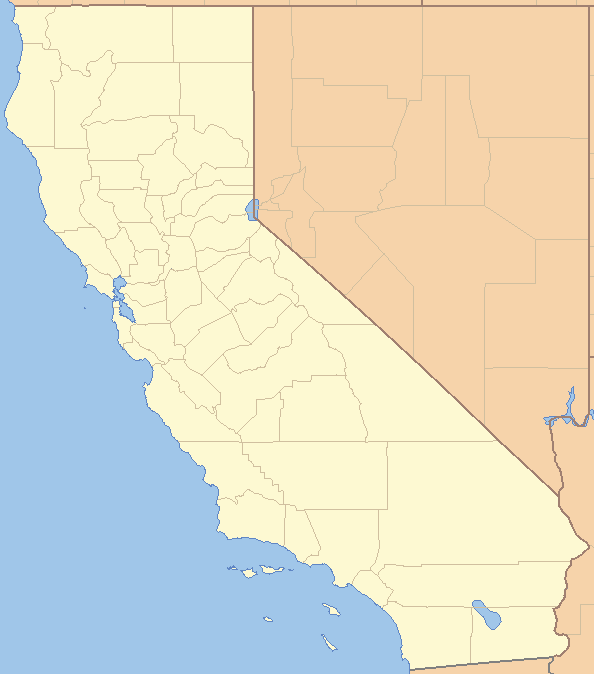
#> input picture HW1/california.png, 594 x 674 px
$ jupyter execute --allow-errors H1P2T1_kmeans_SloanAtkins.ipynb   (shell and % lines are left out)
#> lines starting #> are read from the running program, lines starting #| are printed output that depends on the picture
## Homework 1 Part 2 Task 1

You will apply k-means clustering to analyze housing data <br>
In general, to do clustering, we need <br>
(1) feature vectors of objects <br>
(2) a distance measure (or a similarity measure) <br>
The result may vary if you change (1) and/or (2) <br>
In standard k-means, L2 norm based distance measure is used. <br>
Thus, k-means clustering result is largely determined by (1) <br>
In this task, you will select different sets of feature components for clustering with different goals. <br>
Also, you will observe the randomness of k-means clustering. <br>
You need to read through the instructions until you see "your work begins here" <br>
This is a guided-task: <br>
You may see the output of a code cell and then figure out the code in that cell. <br>
In each code cell, there are instructions to help you. <br>
This is a very efficient and effective way to learn how to program with sk-learn <br>
Try your best to generate similar results. However, because k-means is somewhat random, your results may be different from those provided in the file. <br>

#### First, we load the dataset
It is a table. Each row contains the information of an area in the state of california. Thus, an area in the state of california is an object in this application; a row is the "raw" feature vector of an object. Other names of a row: a data point, a data sample, an instance, an observation.

[cell 1]
#we need to import the package pandas to read data files
#we give it a new name 'pd', easy to remember and use
import pandas as pd
#the table is in the file housing.csv
housing = pd.read_csv("housing.csv")
#> (reads HW1/housing.csv from the repository)
#use head function to show the first five rows
housing.head()

[cell 2]
# type of variable 'housing' is pandas DataFrame
# it is very important to know the types of variables
# because functions may only work with specific types of variables.
type(housing)

[cell 3]
# get the general information of the DataFrame
housing.info()

[cell 4]
# get some statistics
print(housing.describe())

[cell 5]
#check to see if there is nan in the table
#nan indicates missing value
#do not worry, in this task, we will not use total_bedrooms
housing.isnull().sum()

[cell 6]
# get one column of the DataFrame
housing['ocean_proximity']

[cell 7]
# get two columns of the DataFrame
table1=housing[['longitude', 'latitude']]
table1.head()

[cell 8]
type(table1)

[cell 9]
# type of table1 is DataFrame
# functions in sk-learn may not work well with DataFrame
# often, we need to convert DataFrame to numpy array
table1=table1.values
type(table1)

[cell 10]
# it is a 2D array
table1.shape

[cell 11]
# get an element at row-i and column-j of table1
i=1; j=0
table1[i,j]

[cell 12]
# get row-0 from table1
table1[0,:]

[cell 13]
# get column-0 from table1
table1[:,0]

For more information about numpy array, see the lecture notes

[cell 14]
# show the histograms: one histogram corresponds to one column
import matplotlib.pyplot as plt
housing.hist(bins=50, figsize=(11,8))
plt.show()
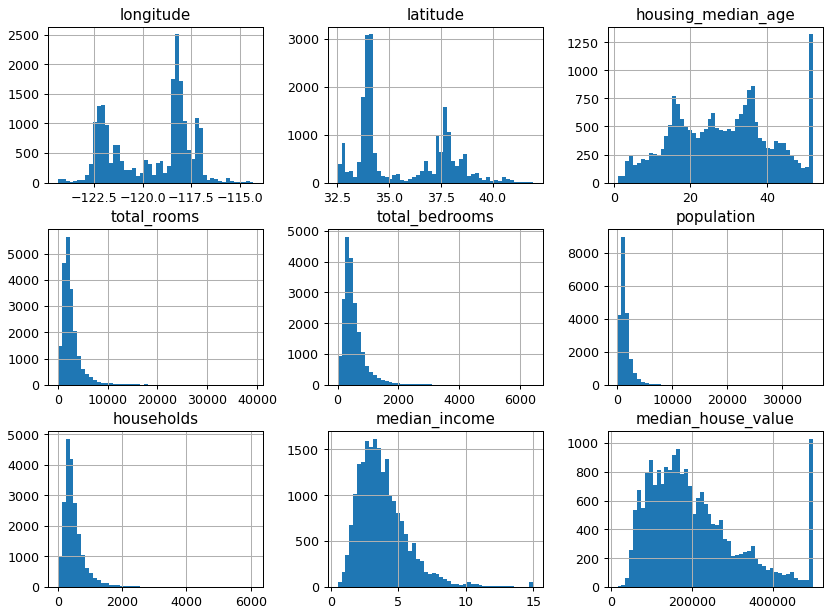
#> figure drawn by matplotlib, 9 panels; panel 1: tallest bar 2507 high, from x = -118.3 to -118.1; panel 2: tallest bar 3086 high, from x = 34.05 to 34.23; panel 3: tallest bar 1321 high, from x = 50.98 to 52; panel 4: tallest bar 5653 high, from x = 1574.7 to 2361.1

[cell 15]
#show the histogram of a column
housing["median_income"].hist()
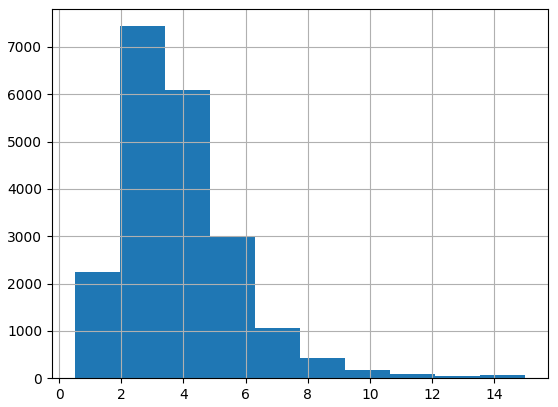
#> figure drawn by matplotlib, 1 panel; tallest bar 7436 high, from x = 1.95 to 3.4

### visualize the data points using pandas buil-in funciton plot

[cell 16]
#each dot represents an area
#the color of a dot shows the median_income in that area
#the size of a dot shows the population in that area
housing.plot(kind="scatter", x="longitude", y="latitude",
    s=housing['population']/100,
    label="population",
    c="median_income", cmap=plt.get_cmap("jet"),
    colorbar=True, alpha=0.4, figsize=(10,7),
)
plt.legend()
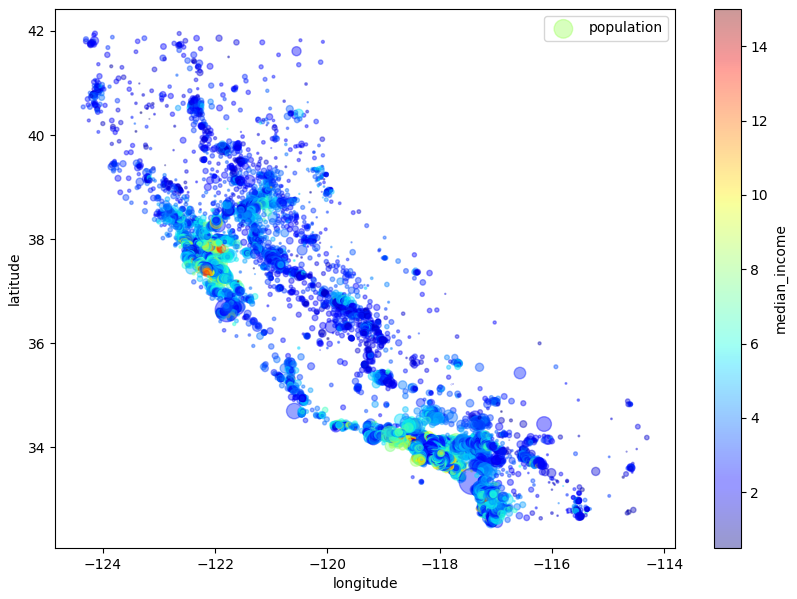
#> figure drawn by matplotlib, 2 panels

### visualize the data points on the map of california using matplotlib

[cell 17]
# the map is an image,'california.png'
# we need the function imread from the module io of the package skimage
from skimage.io import imread
#load the map
california_img=imread('california.png')
#> california_img is the input picture: shape (674, 594, 3); mean R, G, B 225, 221.3, 200.9
#show the map
plt.imshow(california_img, extent=[-124.55, -113.80, 32.45, 42.05], alpha=0.5)
#show the data points
#set the size of the dots by s=1
#set the color of the dots by color = 'b' - blue
#make the dots to be somewhat transparent by alpha=0.4
plt.scatter(x=housing['longitude'], y=housing['latitude'],
            color='b',  marker='.', s=1, alpha=0.4)
#add labels to x-axis and y-axis and set fontsize
plt.ylabel("Latitude", fontsize=14)
plt.xlabel("Longitude", fontsize=14)
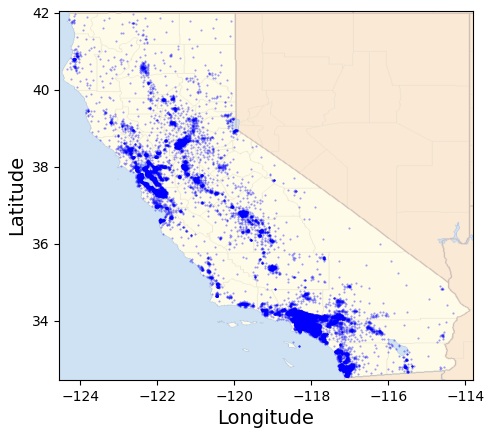
#> figure drawn by matplotlib, 1 panel

#### Handle the categorical variable "ocean_proximity"
Many machine learning algorithms only accept numerical data (numbers) not categorical data (category names). Thus, we need to convert categorical data into numerical data. <br>
In our table, we have a categorical variable "ocean_proximity". We apply one-hot encoding method (https://en.wikipedia.org/wiki/One-hot) to use numbers to represent different "ocean_proximity", which can be easily done by Pandas.

[cell 18]
housing=pd.get_dummies(housing)
housing.head()

In the new "housing" table, we see five new columns <br>
(1) ocean_proximity_<1H OCEAN <br>
(2) ocean_proximity_INLAND <br>
(3) ocean_proximity_ISLAND <br>
(4) ocean_proximity_NEAR BAY <br>
(5) ocean_proximity_NEAR OCEAN <br>
These columns are filled with 1s and 0s by the one-hot encoding method. <br>
If 'ocean_proximity' is 'NEAR BAY' in the original table, then in the new table, 'ocean_proximity_NEAR BAY' is 1 and the other variables are 0s.

## Your work begins here
complete the following 3 sub-tasks <br>
1. cluster the data points based on locations to find out spatial clusters
2. cluster the data points to find out where high/low income people live
3. run k-means several times for sub-task-2 to see if the result is stable or not (do not fix random_state).

### 1. cluster the data points based on locations
location features: longitude, latitude, ocean_proximity <br>
you may need to covert pandas DataFrame to numpy array <br>
you need to normalize the features (e.g. MinMaxScaler in sk-learn): see the lecture notes for why you need to do this.

[cell 19]
from google.colab import drive
drive.mount('/content/drive')

[cell 20]
#get a new table by selecting columns related to location
#assume the name of the new table is data1
#for example:
#    data1 = housing[['longitude', 'latitude']] to select only two columns
#    data1.head() to show the first five rows

# Select location-related columns (lon/lat + one-hot ocean_proximity)
# Minimal location table with just longitude/latitude
# Clean column names just in case

housing.columns = housing.columns.str.strip()
base = housing[['longitude', 'latitude']].copy()

if 'ocean_proximity' in housing.columns:
    dummies = pd.get_dummies(housing['ocean_proximity'],
                             prefix='ocean_proximity', dtype='int8')
else:
    dummy_cols = [c for c in housing.columns if c.startswith('ocean_proximity_')]
    dummies = housing[dummy_cols].astype('int8')

data1 = pd.concat([base, dummies], axis=1)
data1.head()

[cell 21]
#type of data1 is DataFrame
#convert DataFrame to numpy array

X = data1.to_numpy(dtype=float)

[cell 22]
#normalize data1 using MinMaxScaler in sk-learn
#assume that data1n is the name of the normalized data1
#    data1 -> normlaization -> data1n
#use fit_transform of MinMaxScaler

from sklearn.preprocessing import MinMaxScaler

scaler = MinMaxScaler()
data1n = scaler.fit_transform(X)

[cell 23]
data1n.shape

[cell 24]
#run k-means on data1n
#set n_clusters to 3
#read the docmument of k-means on sk-learn website
#assume the cluster labels are stored in the array label1

from sklearn.cluster import KMeans

kmeans = KMeans(n_clusters=3, random_state=42, n_init=10)
kmeans.fit(data1n)
label1 = kmeans.labels_

[cell 25]
#show the clusters using different colors
#you can choose a color in ['r', 'g', 'b', 'm', 'c', 'y']
#code to get the data points in cluster-k
#  cluster_k=data1[label1==k]
#assume 'longitude' is in column-0 of data1
#code to get longitude values of the data points in cluster-k
#  longitude_k=data1[label1==k, 0]
# sample code is here, assuming three clusters
# color=['r', 'g', 'b', 'm', 'c', 'y']
# fig, ax = plt.subplots(1,3, figsize=(10,6))
# for k in range(0, 3):
#    ax[k].imshow(california_img, extent=[-124.55, -113.80, 32.45, 42.05], alpha=0.5)
#    ax[k].scatter(x=data1[label1==k,0], y=data1[label1==k,1],
#                  color=color[k],  marker='.', s=1, alpha=0.4)
#    ax[k].set_ylabel("Latitude", fontsize=14)
#    ax[k].set_xlabel("Longitude", fontsize=14)

import matplotlib.pyplot as plt

california_img = plt.imread("/content/california.png")
#> california_img: shape (674, 594, 4) float32

coords = data1[['longitude', 'latitude']].to_numpy()

colors = ['r', 'g', 'b']
fig, ax = plt.subplots(1, 3, figsize=(12, 4), sharex=True, sharey=True)

for k in range(3):
    ax[k].imshow(california_img, extent=[-124.55, -113.80, 32.45, 42.05], alpha=0.5)
    ax[k].scatter(
        coords[label1 == k, 0],  # longitude
        coords[label1 == k, 1],  # latitude
        c=colors[k], marker='.', s=1, alpha=0.4
    )
    ax[k].set_ylabel("Latitude", fontsize=14)
    ax[k].set_xlabel("Longitude", fontsize=14)

plt.tight_layout()
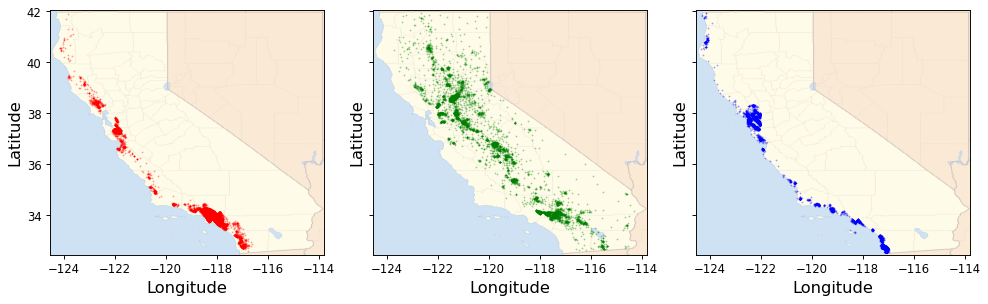
#> figure drawn by matplotlib, 3 panels

[cell 26]
#plot the histogram of cluster labels in label1
import numpy as np
import matplotlib.pyplot as plt

K = kmeans.n_clusters
vals, counts = np.unique(label1, return_counts=True)

plt.figure(figsize=(6,4))
plt.bar(vals, counts)
plt.xticks(range(K))
plt.xlabel("Cluster label")
plt.ylabel("Count")
plt.title("Cluster sizes")
plt.show()
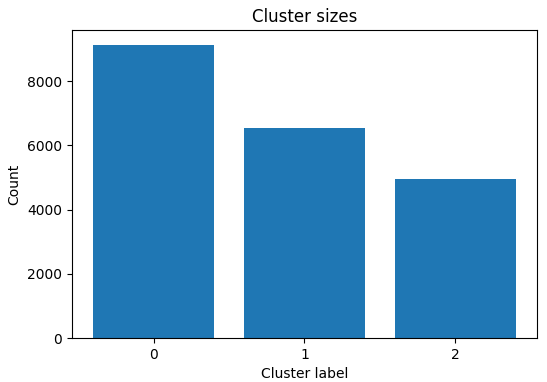
#> figure drawn by matplotlib, 1 panel; tallest bar 9136 high, from x = -0.4 to 0.4

### 2. cluster data to find out where high/low income people live
think about which columns of housing are needed for this sub-task <br>
use at lease two features <br>
use features related to income and location

[cell 27]
#select some columns from housing
#assume the name of the new table is data2
cols = ['longitude', 'latitude', 'median_income']
data2 = housing[cols].copy()

[cell 28]
#type of data2 is DataFrame
#convert DataFrame to numpy array

X2 = data2.to_numpy(dtype=float)

[cell 29]
#normalize data2 using MinMaxScaler
#assume that data2n is the name of the normlaized data2
# data2 >MinMaxScaler-> data2n

from sklearn.preprocessing import MinMaxScaler

scaler2 = MinMaxScaler()
data2n = scaler2.fit_transform(X2)

[cell 30]
#run k-means on data2n to get cluster labels
#you can try to set n_clusters to 6
#assume the cluster labels are stored in the array label2

from sklearn.cluster import KMeans
kmeans2 = KMeans(n_clusters=6, n_init=10, random_state=42)
label2 = kmeans2.fit_predict(data2n)

[cell 31]
#show the clusters using different colors
#see cell 24

import numpy as np
import matplotlib.pyplot as plt
from pathlib import Path

cent_unscaled = scaler2.inverse_transform(kmeans2.cluster_centers_)

order = np.argsort(cent_unscaled[:, 2])

coords2 = data2[['longitude','latitude']].to_numpy()
extent  = [-124.55, -113.80, 32.45, 42.05]
colors  = ['r','g','b','m','c','y']

california_img = None
for p in [Path("california.png"), Path("/content/california.png"), Path("/mnt/data/california.png")]:
    if p.exists():
        california_img = plt.imread(str(p))
        break

fig, ax = plt.subplots(1, 6, figsize=(12, 2.6), sharex=True, sharey=True)
for panel_idx, orig_label in enumerate(order):
    if california_img is not None:
        ax[panel_idx].imshow(california_img, extent=extent, alpha=0.5, zorder=0)

    mask = (kmeans2.labels_ == orig_label)
    ax[panel_idx].scatter(coords2[mask, 0], coords2[mask, 1],
                          c=colors[panel_idx], marker='.', s=2, alpha=0.6, zorder=1)
    ax[panel_idx].set_xlim(extent[0], extent[1])
    ax[panel_idx].set_ylim(extent[2], extent[3])
    ax[panel_idx].set_xticks([]); ax[panel_idx].set_yticks([])
    ax[panel_idx].set_aspect('equal', adjustable='box')
    ax[panel_idx].set_title(f"Cluster {panel_idx}", fontsize=10)

plt.tight_layout(w_pad=0.3)
plt.show()
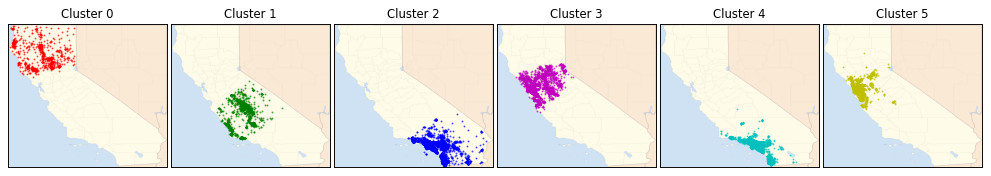
#> figure drawn by matplotlib, 6 panels

[cell 32]
#plot the histogram of cluster labels
# use plt.hist(...)

import numpy as np
import matplotlib.pyplot as plt

k = kmeans2.n_clusters
#> (the rest of this cell did not finish here and is left out)

[cell 33]
# [6 lines of commented-out code are left out]

mhv = housing['median_income'].values
for k in range(6):
    mhv_k = mhv[label2 == k]
    mhv_k_mean = mhv_k.mean()
    print(mhv_k_mean)

[cell 34]
# show the histograms of 'median_income' in each cluster
# sample code
# color=['r', 'g', 'b', 'm', 'c', 'y']
# fig, ax = plt.subplots(1,6, figsize=(10,2))
# for k in range(0, 6):
#     ax[k].hist(x=data2[label2==k,2], color=color[k], bins=10)
#     ax[k].set_xlim(0, 15)

color  = ['r','g','b','m','c','y']
labels = label2_vis if 'label2_vis' in globals() else kmeans2.labels_
vals   = data2['median_income'].to_numpy()
k      = kmeans2.n_clusters

fig, ax = plt.subplots(1, k, figsize=(10, 2), sharex=True)
for i in range(k):
    ax[i].hist(vals[labels == i], color=color[i], bins=10)
    ax[i].set_xlim(0, 15)
    ax[i].grid(False)
    ax[i].set_xlabel('') ; ax[i].set_ylabel('')
plt.tight_layout(w_pad=0.2)
plt.show()
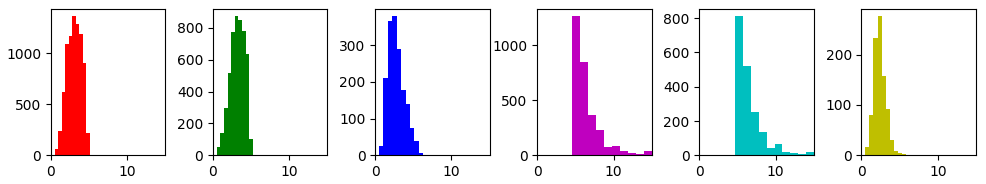
#> figure drawn by matplotlib, 6 panels; panel 1: tallest bar 1363 high, from x = 2.81 to 3.28; panel 2: tallest bar 874 high, from x = 2.87 to 3.34; panel 3: tallest bar 380 high, from x = 2.24 to 2.83; panel 4: tallest bar 1264 high, from x = 4.62 to 5.66

we can clearly see some clusters of high-income people

[cell 35]
# show the histogram of 'median_house_value' in each cluster
# you may need to use housing to get median_house_value
# color=['r', 'g', 'b', 'm', 'c', 'y']
# mhv=housing['median_house_value'].values
# then you can use the sample code in the above cell

color  = ['r','g','b','m','c','y']
labels = label2_vis if 'label2_vis' in globals() else kmeans2.labels_
mhv    = housing['median_house_value'].to_numpy()
k      = kmeans2.n_clusters

fig, ax = plt.subplots(1, k, figsize=(10, 2), sharex=True)
for i in range(k):
    ax[i].hist(x=mhv[labels == i], color=color[i], bins=10)
    ax[i].set_xlim(0, 500000)
plt.tight_layout(w_pad=0.2)
plt.show()
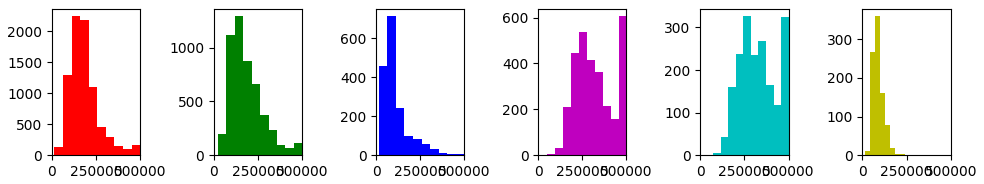
#> figure drawn by matplotlib, 6 panels; panel 1: tallest bar 2250 high, from x = 111999.4 to 160499.6; panel 2: tallest bar 1293 high, from x = 118000.2 to 165750.3; panel 3: tallest bar 715 high, from x = 63499.2 to 111999.4; panel 4: tallest bar 607 high, from x = 454750.9 to 500001
